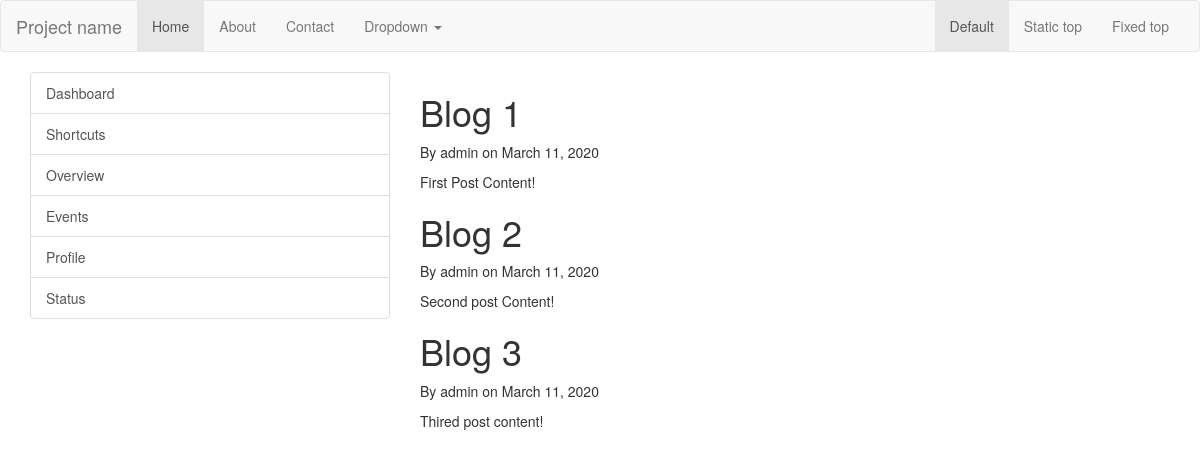
The page / on the database its author committed.
### blog/models.py (models this page shows, shortened)
class Post(models.Model):
    title = models.CharField(max_length=100)
    content = models.TextField()
    date_posted = models.DateField(default=timezone.now)
    auther = models.ForeignKey(User, on_delete=models.CASCADE)

### blog/views.py (the view)
# urls.py: path('', views.home, name='blog-home'),
def home(request):
    context = {
        'posts': Post.objects.all()
    }
    return render(request,'blog/home.html', context)

### blog/templates/blog/home.html
    {% extends "blog/base.html" %}
    {% block content %}
       {% for post in posts %}
          <h1>{{ post.title }}</h1>
          <p>By {{ post.auther }} on {{ post.date_posted }}</p>
          <p>{{ post.content }}</p>
      {% endfor %}
    {% endblock content %}

### blog/templates/blog/base.html (shortened to what this page needs)
<!Doctype html>
<html>
 <head>
    <link href="https://getbootstrap.com/docs/3.4/dist/css/bootstrap.min.css" rel="stylesheet">
    <link href="https://getbootstrap.com/docs/3.4/assets/css/ie10-viewport-bug-workaround.css" rel="stylesheet">
    <link href="https://getbootstrap.com/docs/3.4/examples/navbar/navbar.css" rel="stylesheet">
 </head>
 <body>
      <nav class="navbar navbar-default">
        <div class="container-fluid">
          <div class="navbar-header">
            <a class="navbar-brand" href="#">Project name</a>
          </div>
          <div id="navbar" class="navbar-collapse collapse">
            <ul class="nav navbar-nav">
              <li class="active"><a href="{% url 'blog-home' %}">Home</a></li>
              <li><a href="{% url 'blog-about' %}">About</a></li>
              <li><a href="#">Contact</a></li>
              <li class="dropdown">
                <a href="#" class="dropdown-toggle" data-toggle="dropdown" role="button" aria-haspopup="true" aria-expanded="false">Dropdown <span class="caret"></span></a>
              </li>
            </ul>
            <ul class="nav navbar-nav navbar-right">
              <li class="active"><a href="./">Default <span class="sr-only">(current)</span></a></li>
              <li><a href="../navbar-static-top/">Static top</a></li>
              <li><a href="../navbar-fixed-top/">Fixed top</a></li>
            </ul>
          </div>
        </div>
      </nav>
    <main role="main" class="container">
      <div class="row">
         <div class="col-md-4">
           <div class="bg-light border-right" id="sidebar-wrapper">
               <div class="list-group list-group-flush"><a href="#" class="list-group-item list-group-item-action bg-light">Dashboard</a>
                  <a href="#" class="list-group-item list-group-item-action bg-light">Shortcuts</a>
                  <a href="#" class="list-group-item list-group-item-action bg-light">Overview</a>
                  <a href="#" class="list-group-item list-group-item-action bg-light">Events</a>
                  <a href="#" class="list-group-item list-group-item-action bg-light">Profile</a>
                  <a href="#" class="list-group-item list-group-item-action bg-light">Status</a>
               </div>
           </div>
         </div>
         <div class="col-md-8">
             {% block content %}{% endblock  %}
         </div>
      </div>
    </main>
 </body>
</html>

### rows shown on the page
Post: title "Blog 1", auther "admin", date_posted "March 11, 2020", content "First Post Content!"
Post: title "Blog 2", auther "admin", date_posted "March 11, 2020", content "Second post Content!"
Post: title "Blog 3", auther "admin", date_posted "March 11, 2020", content "Thired post content!"
